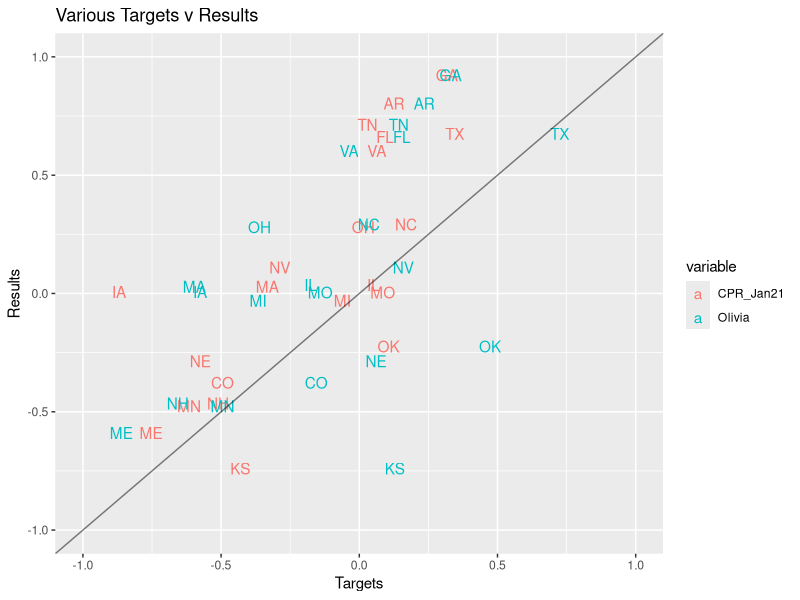

Generate this figure with R:
## ---- chunk 1
require(ggplot2)
require(reshape2)
## ---- chunk 2
targets <- read.csv("2016-dem-primary-targets.csv")
results <- read.csv("2016-dem-primary.csv")

state_targets <- data.frame(state = state.abb[match(targets$state, state.name)],
                     CPR_Jan21 = targets$CPR_Clinton_target,
                     Olivia = targets$my_Clinton_target,
                     result = log(results$Clinton_popular_vote/results$Sanders_popular_vote))
state_targets <- melt(state_targets, id.vars = c("state", "result"))

plot <- ggplot(state_targets, aes(x = value, y = result, color=variable) ) +
  geom_text( aes(label=state) ) +
  #scale_size_continuous(range = c(2,7), limits = c(14,475)) +
  labs(title = "Various Targets v Results", x = "Targets", y = "Results", size = "Total delegates") +
  geom_abline(intercept = 0, slope=1, alpha = 0.5) +
  xlim(-1,1) + ylim(-1,1)
plot
